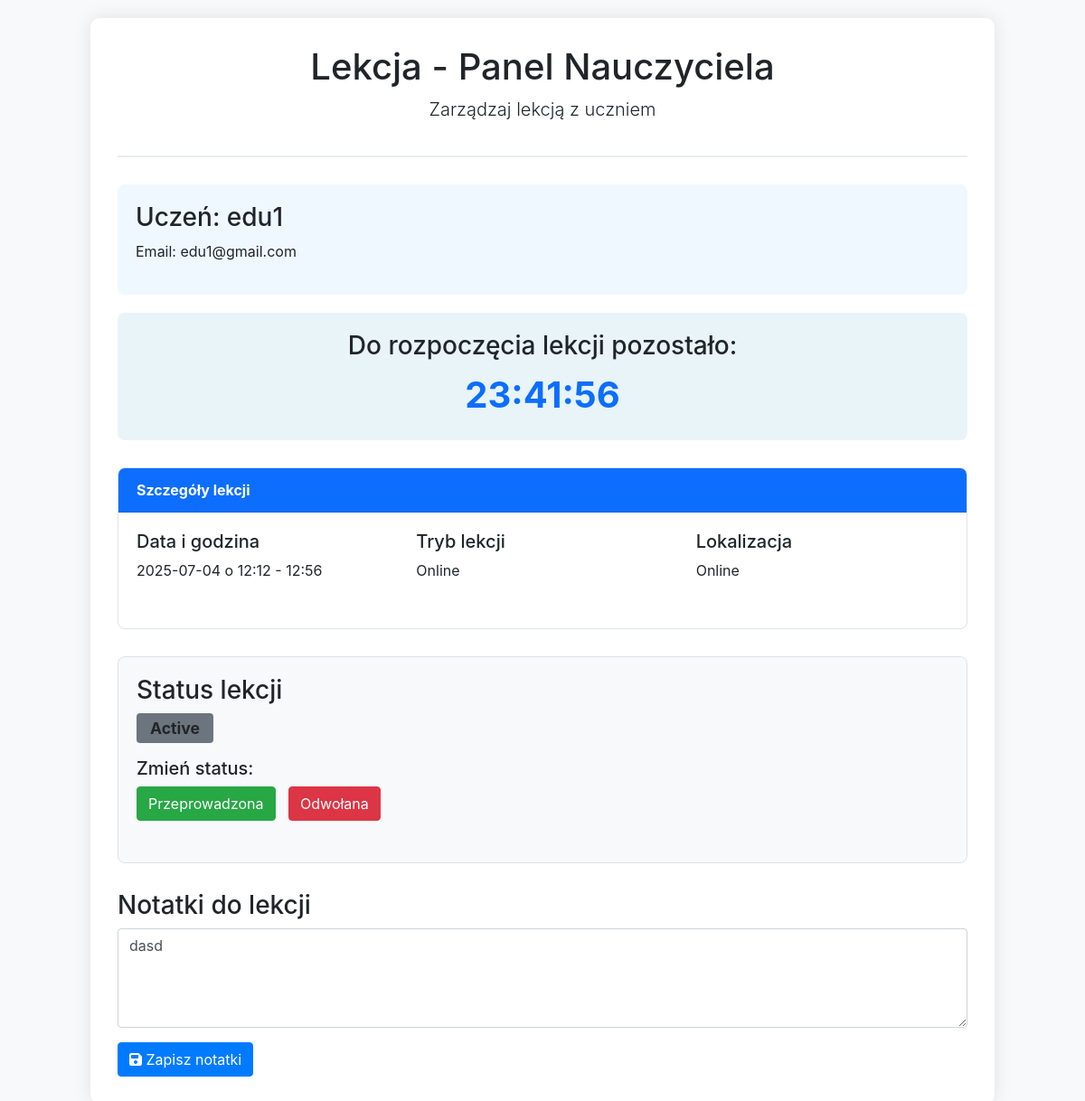
Before: /lesson_crm/3 (signed in) with the older database file.
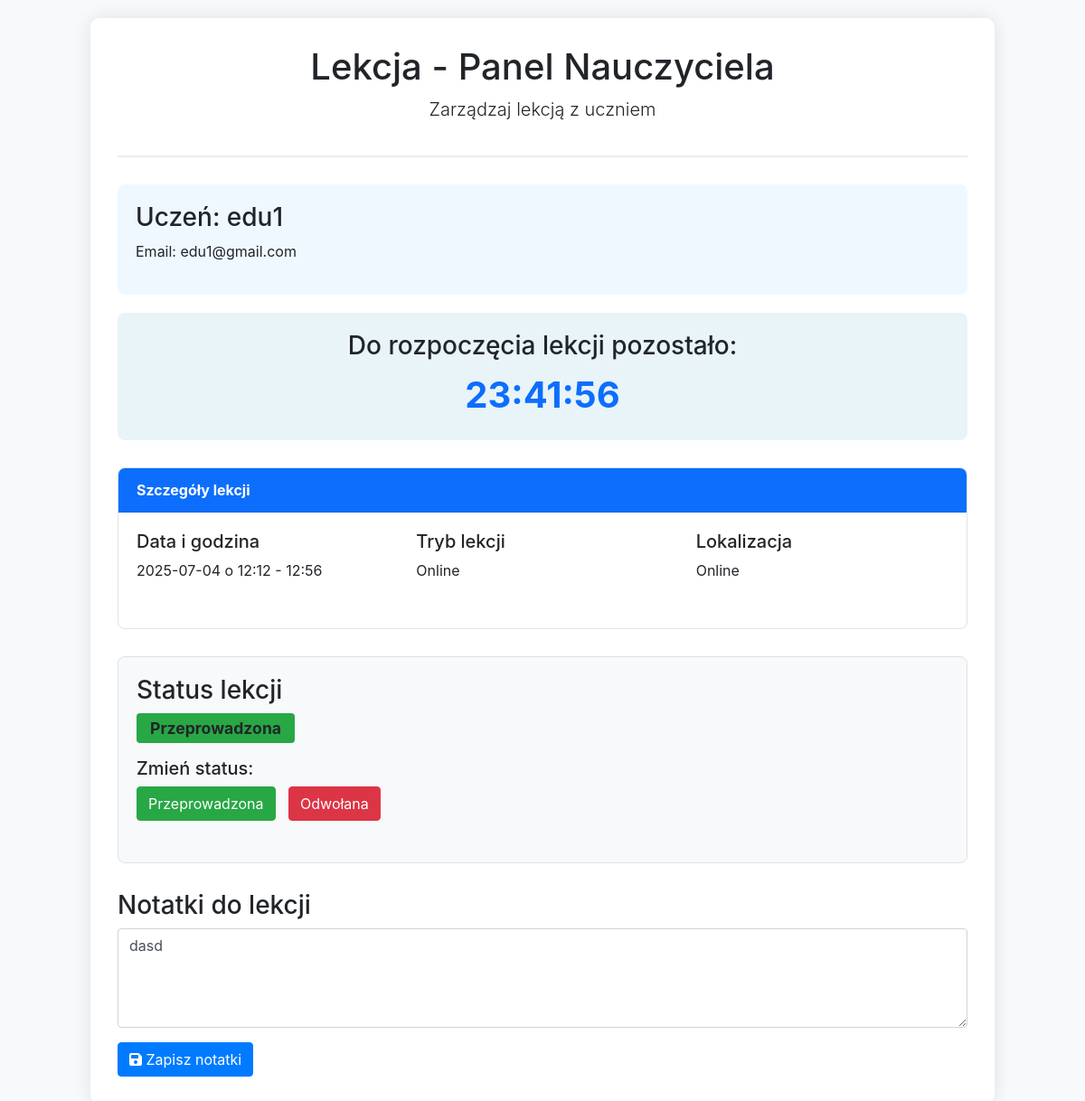
After: the same page with the newer database file.
### tables this page shows
CREATE TABLE bookings (
                id INTEGER PRIMARY KEY AUTOINCREMENT,
                teacher_id INTEGER NOT NULL,
                student_id INTEGER NOT NULL,
                day_of_week INTEGER NOT NULL,
                time_slot TEXT NOT NULL,
                booking_date TEXT NOT NULL,
                lesson_mode TEXT NOT NULL DEFAULT 'online',
                status TEXT DEFAULT 'active',
                notes TEXT,
                created_at TIMESTAMP DEFAULT CURRENT_TIMESTAMP,
                price_online REAL DEFAULT 80.0,
                price_in_person REAL DEFAULT 100.0,
                cancellation_reason TEXT,
                FOREIGN KEY (teacher_id) REFERENCES users (id),
                FOREIGN KEY (student_id) REFERENCES users (id),
                UNIQUE(teacher_id, day_of_week, time_slot, booking_date)
            );

### app.py (the view)
@app.route("/lesson_crm/<int:booking_id>")
def lesson_crm(booking_id):
    if "user_id" not in session or session.get("user_role") not in ["teacher", "regional_teacher"]:
        flash("Nie masz uprawnień do tej strony", "error")
        return redirect(url_for("index"))
    db = get_db()
    booking = db.execute("""
        SELECT b.*,
               u_student.username as student_name, u_student.email as student_email,
               u_teacher.username as teacher_name, u_teacher.email as teacher_email,
               p.title as pin_title, p.address as pin_address
        FROM bookings b
        JOIN users u_student ON b.student_id = u_student.id
        JOIN users u_teacher ON b.teacher_id = u_teacher.id
        LEFT JOIN pins p ON u_teacher.id = p.created_by
        WHERE b.id = ? AND b.teacher_id = ?
    """, (booking_id, session["user_id"])).fetchone()
    if not booking:
        flash("Rezerwacja nie istnieje", "error")
        return redirect(url_for("index"))
    booking_date = datetime.strptime(booking["booking_date"], "%Y-%m-%d")
    time_slot_parts = booking["time_slot"].split(" - ")
    start_time = datetime.strptime(time_slot_parts[0], "%H:%M")
    end_time = datetime.strptime(time_slot_parts[1], "%H:%M")
    lesson_start = datetime.combine(booking_date, start_time.time())
    lesson_end = datetime.combine(booking_date, end_time.time())
    now = datetime.now()
    time_remaining = lesson_start - now if lesson_start > now else timedelta(0)
    if time_remaining.total_seconds() > 0:
        total_seconds = int(time_remaining.total_seconds())
        hours, remainder = divmod(total_seconds, 3600)
        minutes, seconds = divmod(remainder, 60)
        time_remaining_str = f"{hours:02d}:{minutes:02d}:{seconds:02d}"
    else:
        time_remaining_str = "00:00:00"
    lesson_mode = booking["lesson_mode"]
    location = "Online" if lesson_mode == "online" else booking["pin_address"]
    return render_template("lesson_crm.html",
                           booking=booking,
                           lesson_start=lesson_start,
                           lesson_end=lesson_end,
                           time_remaining=time_remaining_str,
                           location=location)

### app.py (called while the page is built)
def get_db():
    db = getattr(g, '_database', None)
    if db is None:
        db = g._database = sqlite3.connect(DATABASE)
        db.row_factory = sqlite3.Row
    return db

@app.teardown_appcontext
def close_connection(exception):
    db = getattr(g, '_database', None)
    if db is not None:
        db.close()

@app.context_processor
def utility_processor():
    return dict(
        get_day_name=get_day_name,
        get_role_name=get_role_name,
        datetime=datetime,
        timedelta=timedelta,
        format_time_slot=format_time_slot
    )

### templates/lesson_crm.html (shortened to what this page needs)
<!DOCTYPE html>
<html lang="pl">
<head>
    <link rel="stylesheet" href="https://stackpath.bootstrapcdn.com/bootstrap/4.3.1/css/bootstrap.min.css">
</head>
<body>
    <div class="lesson-container">
        <div class="header-section">
            <h1>Lekcja - Panel Nauczyciela</h1>
            <p class="lead">Zarządzaj lekcją z uczniem</p>
        </div>
        <div class="student-info">
            <h3>Uczeń: {{ booking.student_name }}</h3>
            <p>Email: {{ booking.student_email }}</p>
        </div>
        <div class="timer-section">
            <h3 id="timer-status">Do rozpoczęcia lekcji pozostało:</h3>
            <div class="timer timer-before" id="timer">{{ time_remaining }}</div>
        </div>
        <div class="details-card card">
            <div class="card-header">Szczegóły lekcji</div>
            <div class="card-body">
                <div class="row mb-3">
                    <div class="col-md-4">
                        <h5>Data i godzina</h5>
                        <p>{{ booking.booking_date }} o {{ booking.time_slot }}</p>
                    </div>
                    <div class="col-md-4">
                        <h5>Tryb lekcji</h5>
                        <p>{{ "Online" if booking.lesson_mode == "online" else "Stacjonarnie" }}</p>
                    </div>
                    <div class="col-md-4">
                        <h5>Lokalizacja</h5>
                        <p>{{ location }}</p>
                    </div>
                </div>
            </div>
        </div>
        <div class="status-card">
            <h3>Status lekcji</h3>
            <div class="d-flex align-items-center mb-3">
                <span class="status-badge badge
                    {% if booking.status == 'zaplanowana' %}bg-primary
                    {% elif booking.status == 'przeprowadzona' %}bg-success
                    {% elif booking.status == 'odwolana' %}bg-danger
                    {% else %}bg-secondary{% endif %}">
                    {{ booking.status | capitalize }}
                </span>
            </div>
            <div class="mb-3">
                <h5>Zmień status:</h5>
                <button class="btn btn-success btn-status" data-status="przeprowadzona">
                    Przeprowadzona
                </button>
                <button class="btn btn-danger btn-status" data-status="odwolana">
                    Odwołana
                </button>
            </div>
        </div>
        <div class="notes-section">
            <h3>Notatki do lekcji</h3>
            <div class="mb-3">
                <textarea class="form-control" id="lessonNotes" rows="4"
                    placeholder="Dodaj notatki dotyczące lekcji...">{{ booking.notes or '' }}</textarea>
            </div>
            <button class="btn btn-primary" id="saveNotes">
                <i class="fas fa-save"></i> Zapisz notatki
            </button>
        </div>
    </div>
</body>
</html>

Changed rows visible on the page:
changed bookings "Online": status "Active" → "Przeprowadzona"
